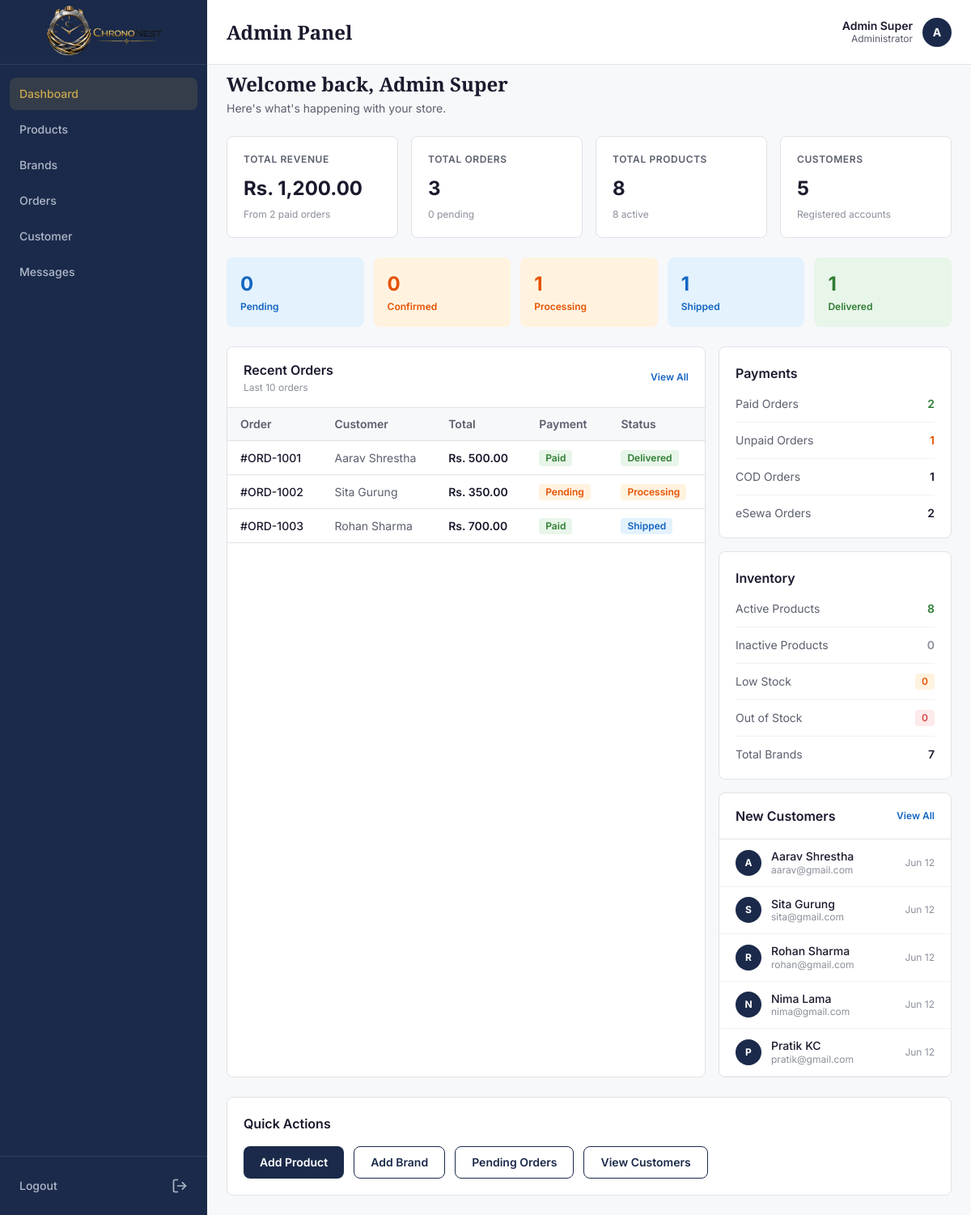
Page /admin/dashboard.php (signed in) on the committed database.
### tables this page shows
CREATE TABLE orders (
    id INT PRIMARY KEY AUTO_INCREMENT,
    user_id INT NULL,
    order_number VARCHAR(50) UNIQUE NOT NULL,
    customer_name VARCHAR(100) NOT NULL,
    customer_email VARCHAR(100) NOT NULL,
    customer_phone VARCHAR(10) NOT NULL,
    shipping_address TEXT NOT NULL,
    payment_method ENUM('COD', 'eSewa') NOT NULL,
    payment_status ENUM('pending', 'paid', 'failed') DEFAULT 'pending',
    transaction_id VARCHAR(100) NULL,
    total_amount DECIMAL(10,2) NOT NULL,
    shipping_charge DECIMAL(10,2) DEFAULT 0,
    grand_total DECIMAL(10,2) NOT NULL,  
    order_status ENUM('pending', 'confirmed', 'processing', 'shipped', 'delivered') DEFAULT 'pending',
    admin_notes TEXT NULL,
    ordered_at TIMESTAMP DEFAULT CURRENT_TIMESTAMP,
    confirmed_at TIMESTAMP NULL,
    shipped_at TIMESTAMP NULL,
    delivered_at TIMESTAMP NULL,
    FOREIGN KEY (user_id) REFERENCES users(id) ON DELETE SET NULL
);

CREATE TABLE users (
    id INT PRIMARY KEY AUTO_INCREMENT,
    name VARCHAR(100) NOT NULL,
    email VARCHAR(100) UNIQUE NOT NULL,
    phone VARCHAR(10) UNIQUE NOT NULL,
    password VARCHAR(255) NOT NULL,
    role ENUM('customer', 'admin') DEFAULT 'customer',
    address TEXT,
    last_login_at TIMESTAMP NULL,
    created_at TIMESTAMP DEFAULT CURRENT_TIMESTAMP,
    updated_at TIMESTAMP DEFAULT CURRENT_TIMESTAMP ON UPDATE CURRENT_TIMESTAMP
);

### admin/dashboard.php (the view, shortened to what the rows shown need)
<?php
require_once '../config/db.php';
$recent_orders_result = $conn->query("
    SELECT id, order_number, customer_name, grand_total, order_status, payment_status, payment_method, ordered_at
    FROM orders
    ORDER BY ordered_at DESC
    LIMIT 10
");
$recent_orders = [];
while ($row = $recent_orders_result->fetch_assoc()) {
    $recent_orders[] = $row;
}
$recent_customers_result = $conn->query("
    SELECT id, name, email, phone, created_at
    FROM users
    WHERE role = 'customer'
    ORDER BY created_at DESC
    LIMIT 5
");
$recent_customers = [];
while ($row = $recent_customers_result->fetch_assoc()) {
    $recent_customers[] = $row;
}
$status_colors = [
    'pending'    => 'background-color: #E3F2FD; color: #1565C0;',
    'confirmed'  => 'background-color: #FFF3E0; color: #E65100;',
    'processing' => 'background-color: #FFF3E0; color: #E65100;',
    'shipped'    => 'background-color: #E3F2FD; color: #1565C0;',
    'delivered'  => 'background-color: #E8F5E9; color: #2E7D32;'
];
$pay_colors = [
    'pending' => 'background-color: #FFF3E0; color: #E65100;',
    'paid'    => 'background-color: #E8F5E9; color: #2E7D32;',
    'failed'  => 'background-color: #FDEAEA; color: #D64545;'
];
?>
<!DOCTYPE html>
<html lang="en">
<head>
    <script src="https://cdn.tailwindcss.com"></script>
</head>
<body class="min-h-screen" style="background-color: #F7F8FA; font-family: 'Inter', sans-serif;">
    <?php include 'includes/topbar.php'; ?>
    <main class="lg:ml-64 pt-16">
        <div class="p-4 lg:p-6">
            <div class="mb-6">
                <h2 class="font-bold text-2xl mb-1" style="font-family: 'Playfair Display', serif; color: #1A1A2E;">Welcome back, <?php echo htmlspecialchars($_SESSION['admin_name']); ?></h2>
            </div>
            <div class="grid grid-cols-1 lg:grid-cols-3 gap-4 mb-6">
                <div class="lg:col-span-2 bg-white rounded-lg overflow-hidden" style="border: 1px solid #E0E2E7;">
                    <?php if (empty($recent_orders)): ?>
                        <div class="p-6 text-center">
                            <p class="text-sm" style="color: #8A8F99;">No orders yet.</p>
                        </div>
                    <?php else: ?>
                        <div class="overflow-x-auto">
                            <table class="w-full text-sm text-left">
                                <thead>
                                    <tr style="background-color: #F7F8FA; border-bottom: 1px solid #E0E2E7;">
                                        <th class="px-4 py-2.5 font-semibold" style="color: #5A5F6D;">Order</th>
                                        <th class="px-4 py-2.5 font-semibold hidden sm:table-cell" style="color: #5A5F6D;">Customer</th>
                                        <th class="px-4 py-2.5 font-semibold" style="color: #5A5F6D;">Total</th>
                                        <th class="px-4 py-2.5 font-semibold hidden md:table-cell" style="color: #5A5F6D;">Payment</th>
                                        <th class="px-4 py-2.5 font-semibold" style="color: #5A5F6D;">Status</th>
                                    </tr>
                                </thead>
                                <tbody>
                                    <?php foreach ($recent_orders as $order): ?>
                                        <tr style="border-bottom: 1px solid #E0E2E7;" class="cursor-pointer" onclick="window.location='order-detail.php?id=<?php echo $order['id']; ?>';" onmouseover="this.style.backgroundColor='#F7F8FA';" onmouseout="this.style.backgroundColor='transparent';">
                                            <td class="px-4 py-2.5">
                                                <p class="font-medium" style="color: #1A1A2E;">#<?php echo htmlspecialchars($order['order_number']); ?></p>
                                            </td>
                                            <td class="px-4 py-2.5 hidden sm:table-cell" style="color: #5A5F6D;">
                                                <?php echo htmlspecialchars($order['customer_name']); ?>
                                            </td>
                                            <td class="px-4 py-2.5 font-semibold" style="color: #1A1A2E;">
                                                Rs. <?php echo number_format($order['grand_total'], 2); ?>
                                            </td>
                                            <td class="px-4 py-2.5 hidden md:table-cell">
                                                <span class="inline-block px-2 py-0.5 rounded text-xs font-semibold" style="<?php echo $pay_colors[$order['payment_status']] ?? ''; ?>">
                                                    <?php echo ucfirst($order['payment_status']); ?>
                                                </span>
                                            </td>
                                            <td class="px-4 py-2.5">
                                                <span class="inline-block px-2 py-0.5 rounded text-xs font-semibold" style="<?php echo $status_colors[$order['order_status']] ?? ''; ?>">
                                                    <?php echo ucfirst($order['order_status']); ?>
                                                </span>
                                            </td>
                                        </tr>
                                    <?php endforeach; ?>
                                </tbody>
                            </table>
                        </div>
                    <?php endif; ?>
                </div>
                <div class="space-y-4">
                    <div class="bg-white rounded-lg overflow-hidden" style="border: 1px solid #E0E2E7;">
                        <?php if (empty($recent_customers)): ?>
                            <div class="p-5 text-center">
                                <p class="text-sm" style="color: #8A8F99;">No customers yet.</p>
                            </div>
                        <?php else: ?>
                            <div>
                                <?php foreach ($recent_customers as $cust): ?>
                                    <a href="customer-detail.php?id=<?php echo $cust['id']; ?>" class="flex items-center gap-3 px-5 py-3 no-underline transition-all duration-200" style="border-bottom: 1px solid #F0F1F3;" onmouseover="this.style.backgroundColor='#F7F8FA';" onmouseout="this.style.backgroundColor='transparent';">
                                        <div class="w-8 h-8 rounded-full flex items-center justify-center text-xs font-bold text-white flex-shrink-0" style="background-color: #1B2A4A;">
                                            <?php echo strtoupper(substr($cust['name'], 0, 1)); ?>
                                        </div>
                                        <div class="flex-1 min-w-0">
                                            <p class="text-sm font-medium leading-tight" style="color: #1A1A2E;"><?php echo htmlspecialchars($cust['name']); ?></p>
                                            <p class="text-xs" style="color: #8A8F99;"><?php echo htmlspecialchars($cust['email']); ?></p>
                                        </div>
                                        <span class="text-xs flex-shrink-0" style="color: #8A8F99;"><?php echo date('M d', strtotime($cust['created_at'])); ?></span>
                                    </a>
                                <?php endforeach; ?>
                            </div>
                        <?php endif; ?>
                    </div>
                </div>
            </div>
        </div>
    </main>
</body>
</html>

### rows in the picture
orders: order_number "ORD-1001", customer_name "Aarav Shrestha", grand_total "500.00", payment_status "Paid", order_status "Delivered"
orders: order_number "ORD-1002", customer_name "Sita Gurung", grand_total "350.00", payment_status "Pending", order_status "Processing"
orders: order_number "ORD-1003", customer_name "Rohan Sharma", grand_total "700.00", payment_status "Paid", order_status "Shipped"
users: name "A", name "Aarav Shrestha", email "aarav@gmail.com", created_at "Jun 12"
users: name "S", name "Sita Gurung", email "sita@gmail.com", created_at "Jun 12"
users: name "R", name "Rohan Sharma", email "rohan@gmail.com", created_at "Jun 12"
users: name "N", name "Nima Lama", email "nima@gmail.com", created_at "Jun 12"
users: name "P", name "Pratik KC", email "pratik@gmail.com", created_at "Jun 12"

### other values in the picture
$_SESSION['admin_name'] "Admin Super"
substr($_SESSION['admin_name'] ?? 'A', 0, 1) "A"
$order_stats['total_revenue'] "1,200.00"
$order_stats['paid_orders'] "2"
$order_stats['total'] "3"
$order_stats['pending'] "0"
$product_stats['total'] "8"
$product_stats['active'] "8"
$customer_stats['total'] "5"
$card['count'] "0"
$card['label'] "Pending"
$card['label'] "Confirmed"
$card['count'] "1"
$card['label'] "Processing"
$card['label'] "Shipped"
